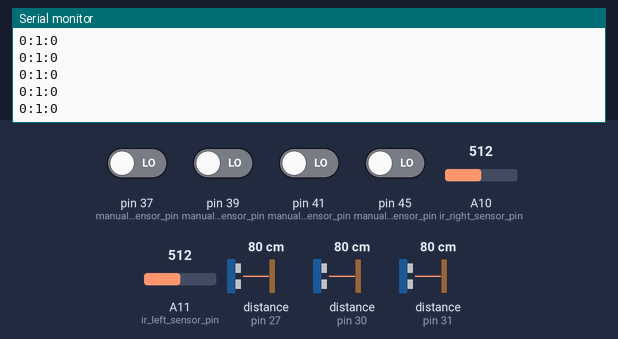
Simulated run of this sketch. Board: Arduino Mega 2560, built with avr-gcc and run on an emulated ATmega2560. On the bench: the last lines printed to the serial monitor. Wiring (inferred from the names in the program): 3 × ultrasonic range finder: trigger pin 29, echo pin 27 / trigger pin 32, echo pin 30 / trigger pin 33, echo pin 31. Inputs (shaded band) come from the test bench; at power-on: pin 37 (manual_right_sensor_pin), pin 39 (manual_left_sensor_pin), pin 41 (manual_forward_sensor_pin), pin 45 (manual_reverse_sensor_pin) LOW, distance to the obstacle (sensors on pin 27, pin 30, pin 31) 80 cm, A10 (ir_right_sensor_pin) = 512, A11 (ir_left_sensor_pin) = 512. The echo pulse lasts 58.3 µs per cm.

Above: at 1.2 s.
1.3 s: distance to the obstacle (sensor on pin 27) set to 35 cm
4.3 s: distance to the obstacle (sensor on pin 30) set to 79 cm
5.8 s: distance to the obstacle (sensor on pin 31) set to 4 cm
8.8 s: A10 (ir_right_sensor_pin) set to 165
At 9.5 s:
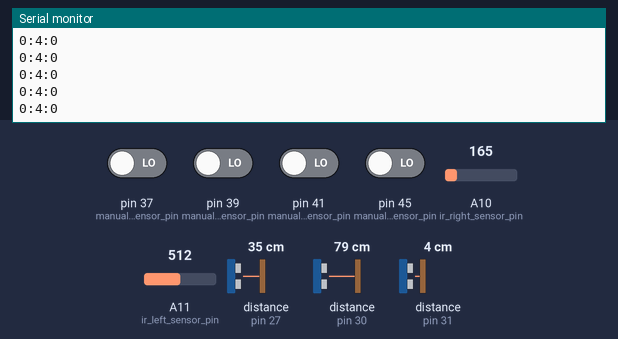
10.3 s: A11 (ir_left_sensor_pin) set to 165
At 11.4 s:
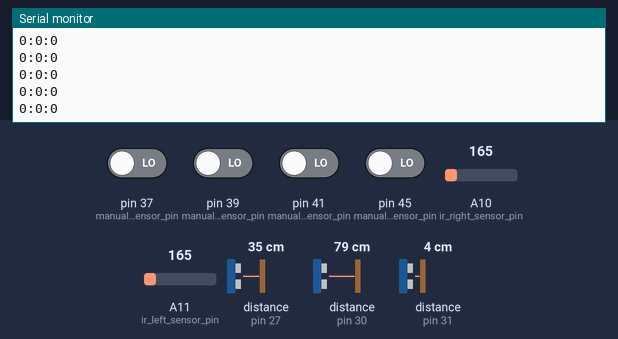
11.8 s: pin 37 (manual_right_sensor_pin) driven HIGH
At 12.6 s:
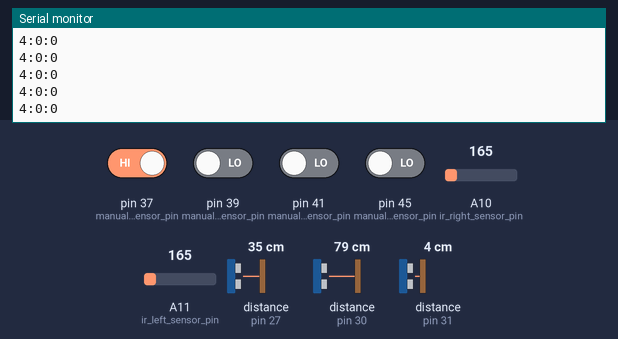
Timing chart, 0 to 14.3 s (numbered marks = the images above; inputs shaded):
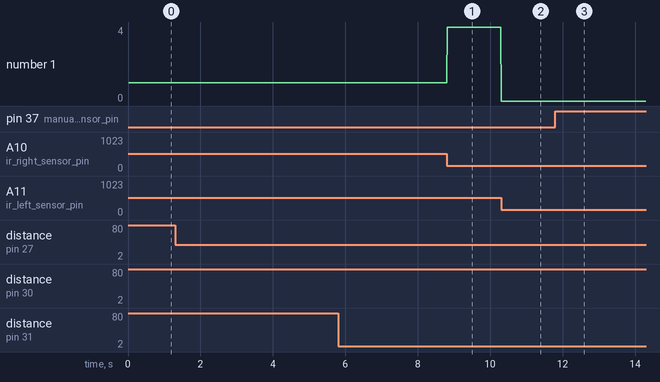

The sketch:

main.ino
```cpp
// Sensor connections
const int obstacle_sensor_middle_echo_pin = 27;
const int obstacle_sensor_middle_trigger_pin = 29;

const int obstacle_sensor_left_echo_pin = 31;
const int obstacle_sensor_left_trigger_pin = 33;

const int obstacle_sensor_right_echo_pin = 30;
const int obstacle_sensor_right_trigger_pin = 32;

const int manual_forward_sensor_pin = 41;
const int manual_reverse_sensor_pin = 45;
const int manual_left_sensor_pin = 39;
const int manual_right_sensor_pin = 37;

const int ir_right_sensor_pin = A10;
const int ir_left_sensor_pin = A11;

// Sensor states
int manual_forward_sensor_state;
int manual_reverse_sensor_state;
int manual_left_sensor_state;
int manual_right_sensor_state;
int ir_left_sensor_state;
int ir_right_sensor_state;
int obstacle_sensor_middle_state;
int obstacle_sensor_left_state;
int obstacle_sensor_right_state;

void setup()
{
  pinMode(obstacle_sensor_middle_trigger_pin, OUTPUT);
  pinMode(obstacle_sensor_middle_echo_pin, INPUT);
  pinMode(obstacle_sensor_left_trigger_pin, OUTPUT);
  pinMode(obstacle_sensor_left_echo_pin, INPUT);
  pinMode(obstacle_sensor_right_trigger_pin, OUTPUT);
  pinMode(obstacle_sensor_right_echo_pin, INPUT);
  pinMode(manual_forward_sensor_pin, INPUT);
  pinMode(manual_reverse_sensor_pin, INPUT);
  pinMode(manual_right_sensor_pin, INPUT);
  pinMode(manual_left_sensor_pin, INPUT);
  Serial.begin(9600);
}

char obstacle_detection_mode()
{
  int duration;

  digitalWrite(obstacle_sensor_middle_trigger_pin, HIGH);
  delayMicroseconds(10);
  digitalWrite(obstacle_sensor_middle_trigger_pin, LOW);
  duration = pulseIn(obstacle_sensor_middle_echo_pin, HIGH);
  obstacle_sensor_middle_state = (duration * 0.034 / 2);

  digitalWrite(obstacle_sensor_left_trigger_pin, HIGH);
  delayMicroseconds(10);
  digitalWrite(obstacle_sensor_left_trigger_pin, LOW);
  duration = pulseIn(obstacle_sensor_left_echo_pin, HIGH);
  obstacle_sensor_left_state = (duration * 0.034 / 2);

  digitalWrite(obstacle_sensor_right_trigger_pin, HIGH);
  delayMicroseconds(10);
  digitalWrite(obstacle_sensor_right_trigger_pin, LOW);
  duration = pulseIn(obstacle_sensor_right_echo_pin, HIGH);
  obstacle_sensor_right_state = (duration * 0.034 / 2);

  //Serial.println(String(obstacle_sensor_left_state) + " - " + String(obstacle_sensor_middle_state) + " - " + String(obstacle_sensor_right_state));

  if (obstacle_sensor_middle_state > 80)
  {
    return '1';
  }
  else if (obstacle_sensor_left_state > 80)
  {
    return '3';
  }
  else if (obstacle_sensor_right_state > 80)
  {
    return '4';
  }
  else
  {
    return '0';
  }
}

char manual_mode()
{

  manual_left_sensor_state = digitalRead(manual_left_sensor_pin);
  manual_right_sensor_state = digitalRead(manual_right_sensor_pin);
  manual_forward_sensor_state = digitalRead(manual_forward_sensor_pin);
  manual_reverse_sensor_state = digitalRead(manual_reverse_sensor_pin);

  if (manual_forward_sensor_state == HIGH)
  {
    return '1';
  }
  else if (manual_reverse_sensor_state == HIGH)
  {
    return '2';
  }
  else if (manual_left_sensor_state == HIGH)
  {
    return '3';
  }
  else if (manual_right_sensor_state == HIGH)
  {
    return '4';
  }
  else
  {
    return '0';
  }
}

char line_follower_mode()
{

  ir_left_sensor_state = analogRead(ir_left_sensor_pin);
  ir_right_sensor_state = analogRead(ir_right_sensor_pin);

  // Serial.println(String(ir_left_sensor_state)+" - "+String(ir_right_sensor_state));

  if (ir_right_sensor_state < 175 && ir_left_sensor_state > 175)
  {
    return '4';
  }
  if (ir_right_sensor_state > 175 && ir_left_sensor_state < 175)
  {
    return '3';
  }

  if (ir_right_sensor_state < 175 && ir_left_sensor_state < 175)
  {
    return '0';
  }

  if (ir_right_sensor_state > 175 && ir_left_sensor_state > 175)
  {
    return '1';
  }
}

void loop()
{
  Serial.println(String(manual_mode()) + ":" + String(line_follower_mode()) + ":" + String(obstacle_detection_mode()));
}
```

Measured:
- after the input at 8.8 s, the serial monitor: prints a new line at once (image 1)
- after the input at 10.3 s, the serial monitor: prints a new line at once (image 2)
- after the input at 11.8 s, the serial monitor: prints a new line at once (image 3)
- plotted number 1: 1 → 4 after the input at 8.8 s
